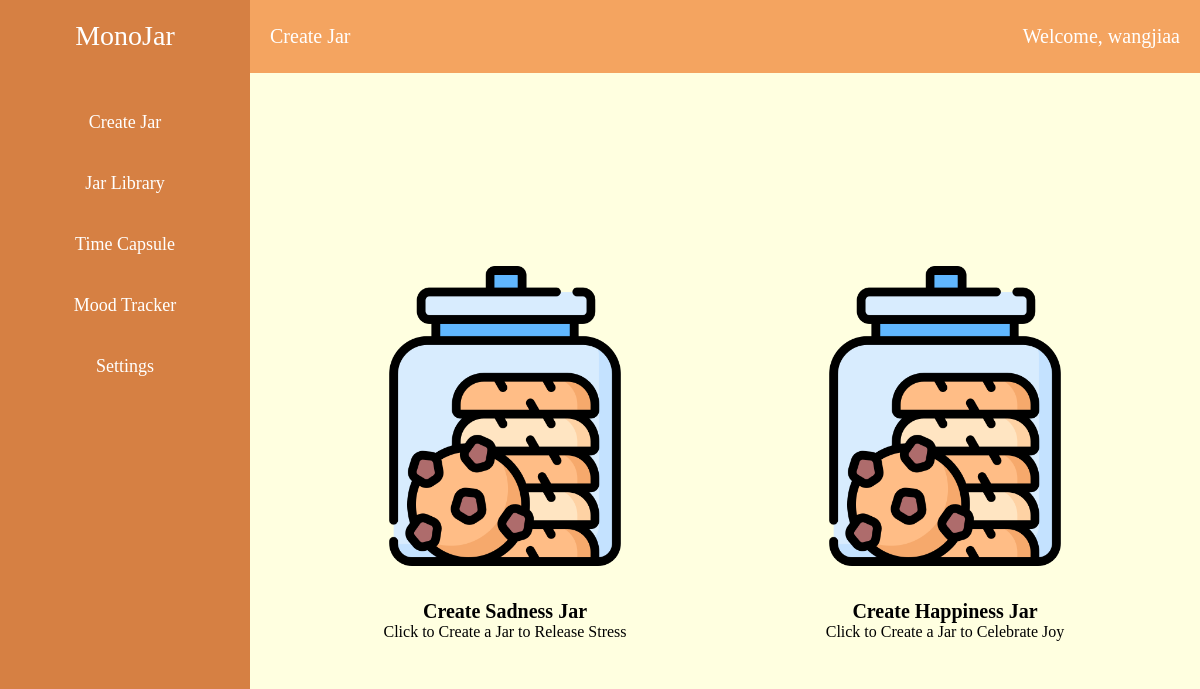
Page /createJar/wangjiaa (signed in) on the committed database.
### tables this page shows
CREATE TABLE users (
            id INTEGER PRIMARY KEY AUTOINCREMENT,
            username TEXT NOT NULL UNIQUE,
            email TEXT NOT NULL UNIQUE,
            password TEXT NOT NULL
        , verified INTEGER DEFAULT 0, jar_design TEXT DEFAULT "honeyJar1.png");

### Backend/app.py (the view)
@app.route('/createJar/<username>')
def create_jar(username):
    if 'username' not in session or session['username'] != username:
        return redirect(url_for('login_page'))
    db = get_db()
    cursor = db.cursor()
    cursor.execute('SELECT jar_design FROM users WHERE username = ?', (username,))
    user = cursor.fetchone()
    jar_design = user[0] if user else 'honeyJar1.png' # Default
    return render_template('createJar.html', username=username, jar_design=jar_design)

### Frontend/templates/createJar.html
{% extends 'base.html' %}
{% block content %}
<div class="main-content">
    <div class="header">
        <div class="title">Create Jar</div>
        <div class="user-info">Welcome, {{ username }}</div>
    </div>
    <div class="content">
        <a href="/sadnessJar/{{ username }}" class="card">
            <img src="/static/image/{{ jar_design }}" alt="Sadness Jar">
            <h2>Create Sadness Jar</h2>
            <p>Click to Create a Jar to Release Stress</p>
        </a>
        <a href="/happinessJar/{{ username }}" class="card">
            <img src="/static/image/{{ jar_design }}" alt="Happiness Jar">
            <h2>Create Happiness Jar</h2>
            <p>Click to Create a Jar to Celebrate Joy</p>
        </a>
    </div>
</div>
{% endblock %}

### Frontend/static/css/sidebarStyle.css (style rules this page uses)
body { font-family: 'Georgia', serif; margin: 0; padding: 0; background-color: #FFFFE0; }

### Frontend/static/css/createJarStyle.css (style rules this page uses)
.main-content { flex: 1; display: flex; flex-direction: column; overflow: hidden; }
.header { height: 80px; background-color: #F4A460; color: #fff; display: flex; align-items: center; justify-content: space-between; padding: 0 20px; }
.header .title { font-size: 20px; }
.header .user-info { font-size: 20px; }
.content { display: flex; flex-wrap: wrap; gap: 40px; justify-content: center; align-items: center; width: 100%; height: 100%; overflow-y: auto; }
.card { background-color: #FFFFE0; padding: 20px; width: 400px; height: 450px; box-sizing: border-box; text-decoration: none; color: inherit; display: flex; flex-direction: column; align-items: center; justify-content: center; transition: transform 0.2s; }
.card h2, .card p { margin: 0; align-items: center; color: #000; }
.card h2 { margin-top: 0; font-size: 20px; }
.card p { font-size: 16px; }
.card img { width: 300px; height: 450px; object-fit: contain; }

### rows in the picture
users: username "wangjiaa", jar_design (picture)
